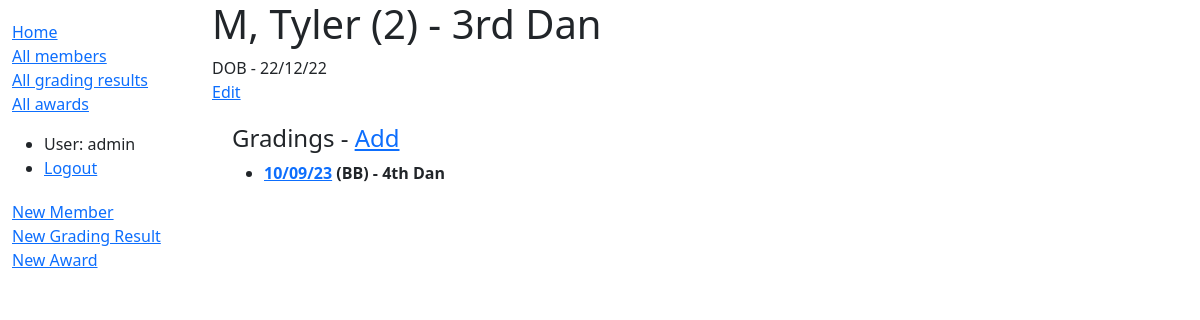
The page /dashboard/member/3 (signed in) on the database as committed earlier.
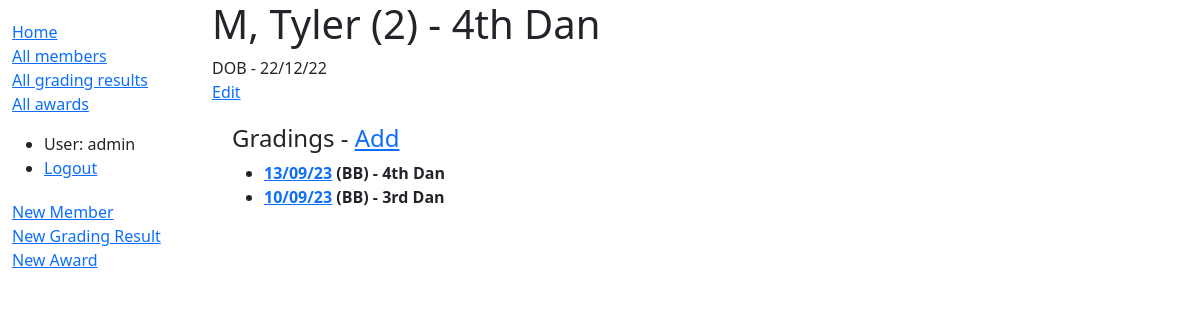
The same page on the database as committed later.
### dashboard/models.py (models this page shows, shortened)
class GradingResult(models.Model):
    member = models.ForeignKey(Member, on_delete=models.RESTRICT, related_name='member2gradings')
    date = models.DateField()
    type = models.CharField(max_length=2, choices=GRADINGS)
    assessor = models.ManyToManyField(Member, help_text='Who assessed this particular grading?', related_name='assessor2gradings')
    forbelt = models.CharField(max_length=50, choices=BELT_CHOICES, verbose_name="For Belt")
    comments = models.CharField(max_length=200, blank=True)
    award = models.ForeignKey(Award, on_delete=models.RESTRICT, verbose_name='Award', null=True, blank=True)
    class Meta:
        ordering = ['-date', 'type', '-forbelt', 'member__idnumber']
    def get_absolute_url(self):
        return reverse('grading-result-detail', args=[str(self.id)])

### dashboard/views.py (the view)
# urls.py: path('member/<int:pk>', views.MemberDetailView.as_view(), name='member-detail'),
class MemberDetailView(LoginRequiredMixin, generic.DetailView):
    model = Member

### dashboard/templates/dashboard/member_detail.html (shortened to what this page needs)
{% extends "base_generic.html" %}
{% block content %}
  <h1>{{ member.last_name }}, {{ member.first_name }} ({{ member.idnumber }}) - {% if member.belt %}{{ member.get_belt_display }}{% else %}No Belt{% endif %}</h1>
  <p>
  {% if member.date_of_birth %}
    DOB - {{ member.date_of_birth|date:"d/m/y" }}
  {% endif %}
  <br>
  <a href="{% url 'update-member' member.pk %}">Edit</a>
  </p>
  <div style="margin-left:20px;margin-top:20px">
    <h4>Gradings - <a href="{% url 'add-grading-result' %}">Add</a></h4>
    {% if member.member2gradings.all %}
    <ul>
        {% for gr in member.member2gradings.all %}
            <li><strong><a href="{{ gr.get_absolute_url }}">{{ gr.date|date:"d/m/y" }}</a> ({{ gr.type }}) - {{ gr.get_forbelt_display }}
            </strong></li>
        {% endfor %}
    </ul>
    {% else %}
        <p>This member has not graded.</p>
    {% endif %}
  </div>
{% endblock %}

Rows that differ between the two databases and show on the page:
added GradingResult: date "13/09/23", type "BB", forbelt "4th Dan"
changed GradingResult: forbelt "4th Dan" → "3rd Dan"
